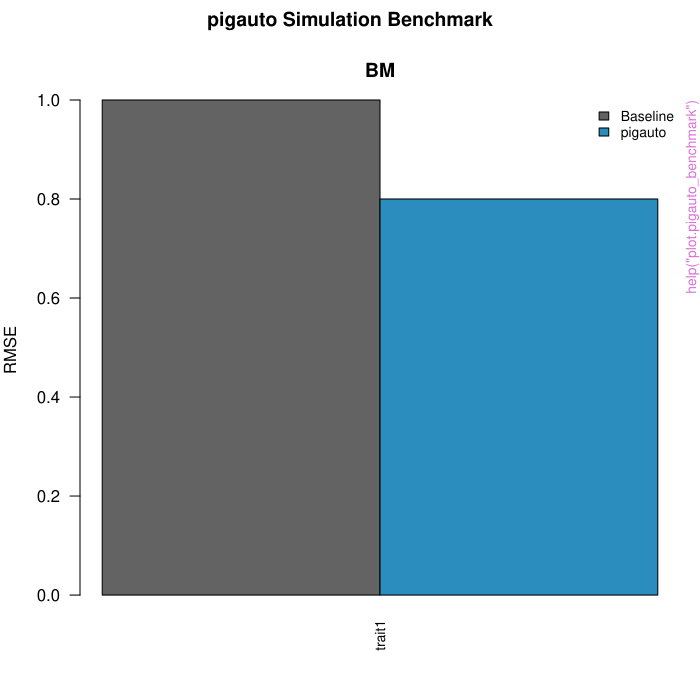

This chart was generated by the following R code:
pkgname <- "pigauto"
source(file.path(R.home("share"), "R", "examples-header.R"))
options(warn = 1)
options(pager = "console")
base::assign(".ExTimings", "pigauto-Ex.timings", pos = 'CheckExEnv')
base::cat("name\tuser\tsystem\telapsed\n", file=base::get(".ExTimings", pos = 'CheckExEnv'))
base::assign(".format_ptime",
function(x) {
  if(!is.na(x[4L])) x[1L] <- x[1L] + x[4L]
  if(!is.na(x[5L])) x[2L] <- x[2L] + x[5L]
  options(OutDec = '.')
  format(x[1L:3L], digits = 7L)
},
pos = 'CheckExEnv')

### * </HEADER>
library('pigauto')

base::assign(".oldSearch", base::search(), pos = 'CheckExEnv')
base::assign(".old_wd", base::getwd(), pos = 'CheckExEnv')
cleanEx()
nameEx("build_phylo_graph")
### * build_phylo_graph

flush(stderr()); flush(stdout())

base::assign(".ptime", proc.time(), pos = "CheckExEnv")
### Name: build_phylo_graph
### Title: Build a phylogenetic graph representation from a tree
### Aliases: build_phylo_graph

### ** Examples

set.seed(1)
tree <- ape::rtree(30)
g <- build_phylo_graph(tree, k_eigen = 4)
dim(g$adj)    # 30 x 30
dim(g$coords) # 30 x 4
dim(g$D)      # 30 x 30



base::assign(".dptime", (proc.time() - get(".ptime", pos = "CheckExEnv")), pos = "CheckExEnv")
base::cat("build_phylo_graph", base::get(".format_ptime", pos = 'CheckExEnv')(get(".dptime", pos = "CheckExEnv")), "\n", file=base::get(".ExTimings", pos = 'CheckExEnv'), append=TRUE, sep="\t")
cleanEx()
nameEx("calibration_df")
### * calibration_df

flush(stderr()); flush(stdout())

base::assign(".ptime", proc.time(), pos = "CheckExEnv")
### Name: calibration_df
### Title: Compute calibration data for probability predictions
### Aliases: calibration_df

### ** Examples

calibration_df(
  truth = c(0, 0, 1, 1),
  prob = c(0.1, 0.3, 0.7, 0.9),
  n_bins = 2
)



base::assign(".dptime", (proc.time() - get(".ptime", pos = "CheckExEnv")), pos = "CheckExEnv")
base::cat("calibration_df", base::get(".format_ptime", pos = 'CheckExEnv')(get(".dptime", pos = "CheckExEnv")), "\n", file=base::get(".ExTimings", pos = 'CheckExEnv'), append=TRUE, sep="\t")
cleanEx()
nameEx("check_pigauto")
### * check_pigauto

flush(stderr()); flush(stdout())

base::assign(".ptime", proc.time(), pos = "CheckExEnv")
### Name: check_pigauto
### Title: Check whether traits and a tree are ready for pigauto
### Aliases: check_pigauto

### ** Examples

## No test: 
tree <- ape::read.tree(text = "((a:1,b:1):1,c:2);")
traits <- data.frame(x = c(1, NA, 3), row.names = tree$tip.label)
check_pigauto(traits, tree)
## End(No test)



base::assign(".dptime", (proc.time() - get(".ptime", pos = "CheckExEnv")), pos = "CheckExEnv")
base::cat("check_pigauto", base::get(".format_ptime", pos = 'CheckExEnv')(get(".dptime", pos = "CheckExEnv")), "\n", file=base::get(".ExTimings", pos = 'CheckExEnv'), append=TRUE, sep="\t")
cleanEx()
nameEx("compare_methods")
### * compare_methods

flush(stderr()); flush(stdout())

base::assign(".ptime", proc.time(), pos = "CheckExEnv")
### Name: compare_methods
### Title: Compare BM baseline and pigauto methods across replicates
### Aliases: compare_methods

### ** Examples

## No test: 
data(avonet300, tree300)
tree <- ape::keep.tip(tree300, tree300$tip.label[seq_len(30L)])
traits <- avonet300[match(tree$tip.label, avonet300$Species_Key),
                     c("Mass", "Wing.Length"), drop = FALSE]
rownames(traits) <- tree$tip.label
torch_ready <- requireNamespace("torch", quietly = TRUE) &&
  isTRUE(tryCatch(torch::torch_is_installed(), error = function(e) FALSE)) &&
  isTRUE(tryCatch({
    probe <- torch::torch_tensor(1)
    as.numeric(probe$item()) == 1
  }, error = function(e) FALSE))
if (torch_ready) {
  cmp <- compare_methods(preprocess_traits(traits, tree), tree, seeds = 1L,
                         epochs = 5L, verbose = FALSE, gnn = TRUE)
  aggregate(value ~ method + trait + metric, data = cmp, FUN = mean)
} else {
  message("Skipping GNN comparison: install torch and its Lantern runtime.")
}
## End(No test)



base::assign(".dptime", (proc.time() - get(".ptime", pos = "CheckExEnv")), pos = "CheckExEnv")
base::cat("compare_methods", base::get(".format_ptime", pos = 'CheckExEnv')(get(".dptime", pos = "CheckExEnv")), "\n", file=base::get(".ExTimings", pos = 'CheckExEnv'), append=TRUE, sep="\t")
cleanEx()
nameEx("completed_data")
### * completed_data

flush(stderr()); flush(stdout())

base::assign(".ptime", proc.time(), pos = "CheckExEnv")
### Name: completed_data
### Title: Extract completed trait data
### Aliases: completed_data

### ** Examples

## Not run: completed_data(result)



base::assign(".dptime", (proc.time() - get(".ptime", pos = "CheckExEnv")), pos = "CheckExEnv")
base::cat("completed_data", base::get(".format_ptime", pos = 'CheckExEnv')(get(".dptime", pos = "CheckExEnv")), "\n", file=base::get(".ExTimings", pos = 'CheckExEnv'), append=TRUE, sep="\t")
cleanEx()
nameEx("confusion_matrix")
### * confusion_matrix

flush(stderr()); flush(stdout())

base::assign(".ptime", proc.time(), pos = "CheckExEnv")
### Name: confusion_matrix
### Title: Compute a confusion matrix for categorical or binary predictions
### Aliases: confusion_matrix

### ** Examples

confusion_matrix(
  truth = c("a", "a", "b", "b"),
  predicted = c("a", "b", "b", "b")
)



base::assign(".dptime", (proc.time() - get(".ptime", pos = "CheckExEnv")), pos = "CheckExEnv")
base::cat("confusion_matrix", base::get(".format_ptime", pos = 'CheckExEnv')(get(".dptime", pos = "CheckExEnv")), "\n", file=base::get(".ExTimings", pos = 'CheckExEnv'), append=TRUE, sep="\t")
cleanEx()
nameEx("cross_validate")
### * cross_validate

flush(stderr()); flush(stdout())

base::assign(".ptime", proc.time(), pos = "CheckExEnv")
### Name: cross_validate
### Title: k-fold cross-validation for pigauto trait imputation
### Aliases: cross_validate

### ** Examples

## No test: 
data(avonet300, tree300, package = "pigauto")
tree <- ape::keep.tip(tree300, tree300$tip.label[seq_len(12L)])
traits <- avonet300[match(tree$tip.label, avonet300$Species_Key),
                     c("Mass", "Wing.Length"), drop = FALSE]
rownames(traits) <- tree$tip.label
cv <- cross_validate(preprocess_traits(traits, tree), tree, k = 3L,
                     seeds = 1L, epochs = 1L, verbose = FALSE,
                     k_eigen = 4L, hidden_dim = 8L,
                     use_transformer_blocks = FALSE)
print(cv)
summary(cv)
## End(No test)



base::assign(".dptime", (proc.time() - get(".ptime", pos = "CheckExEnv")), pos = "CheckExEnv")
base::cat("cross_validate", base::get(".format_ptime", pos = 'CheckExEnv')(get(".dptime", pos = "CheckExEnv")), "\n", file=base::get(".ExTimings", pos = 'CheckExEnv'), append=TRUE, sep="\t")
cleanEx()
nameEx("evaluate")
### * evaluate

flush(stderr()); flush(stdout())

base::assign(".ptime", proc.time(), pos = "CheckExEnv")
### Name: evaluate
### Title: Evaluate a fitted pigauto model on its test set
### Aliases: evaluate

### ** Examples

## No test: 
data(avonet300, tree300)
tree <- ape::keep.tip(tree300, tree300$tip.label[seq_len(30L)])
traits <- avonet300[match(tree$tip.label, avonet300$Species_Key),
                     c("Mass", "Wing.Length"), drop = FALSE]
rownames(traits) <- tree$tip.label
pd <- preprocess_traits(traits, tree)
splits <- make_missing_splits(pd$X_scaled, trait_map = pd$trait_map)
fit <- fit_pigauto(pd, tree, splits = splits, epochs = 5L,
                   verbose = FALSE)
eval_df <- evaluate(fit)
eval_df[eval_df$metric == "rmse", ]
## End(No test)



base::assign(".dptime", (proc.time() - get(".ptime", pos = "CheckExEnv")), pos = "CheckExEnv")
base::cat("evaluate", base::get(".format_ptime", pos = 'CheckExEnv')(get(".dptime", pos = "CheckExEnv")), "\n", file=base::get(".ExTimings", pos = 'CheckExEnv'), append=TRUE, sep="\t")
cleanEx()
nameEx("evaluate_imputation")
### * evaluate_imputation

flush(stderr()); flush(stdout())

base::assign(".ptime", proc.time(), pos = "CheckExEnv")
### Name: evaluate_imputation
### Title: Evaluate imputation performance against known values
### Aliases: evaluate_imputation

### ** Examples

## No test: 
truth <- matrix(c(1, 2, 3, 4), nrow = 2L)
splits <- list(test_idx = 1L, val_idx = 2L, n = 2L, p = 2L)
evaluate_imputation(truth, truth, splits)
## End(No test)



base::assign(".dptime", (proc.time() - get(".ptime", pos = "CheckExEnv")), pos = "CheckExEnv")
base::cat("evaluate_imputation", base::get(".format_ptime", pos = 'CheckExEnv')(get(".dptime", pos = "CheckExEnv")), "\n", file=base::get(".ExTimings", pos = 'CheckExEnv'), append=TRUE, sep="\t")
cleanEx()
nameEx("fit_baseline")
### * fit_baseline

flush(stderr()); flush(stdout())

base::assign(".ptime", proc.time(), pos = "CheckExEnv")
### Name: fit_baseline
### Title: Fit the phylogenetic baseline
### Aliases: fit_baseline

### ** Examples

## No test: 
data(avonet300, tree300, package = "pigauto")
tree <- ape::keep.tip(tree300, tree300$tip.label[seq_len(30L)])
traits <- avonet300[match(tree$tip.label, avonet300$Species_Key),
                     c("Mass", "Wing.Length"), drop = FALSE]
rownames(traits) <- tree$tip.label
pd     <- preprocess_traits(traits, tree)
splits <- make_missing_splits(pd$X_scaled, trait_map = pd$trait_map)
bl     <- fit_baseline(pd, tree, splits)
## End(No test)



base::assign(".dptime", (proc.time() - get(".ptime", pos = "CheckExEnv")), pos = "CheckExEnv")
base::cat("fit_baseline", base::get(".format_ptime", pos = 'CheckExEnv')(get(".dptime", pos = "CheckExEnv")), "\n", file=base::get(".ExTimings", pos = 'CheckExEnv'), append=TRUE, sep="\t")
cleanEx()
nameEx("fit_pigauto")
### * fit_pigauto

flush(stderr()); flush(stdout())

base::assign(".ptime", proc.time(), pos = "CheckExEnv")
### Name: fit_pigauto
### Title: Fit a pigauto model for trait imputation
### Aliases: fit_pigauto

### ** Examples

## No test: 
data(avonet300, tree300)
tree <- ape::keep.tip(tree300, tree300$tip.label[seq_len(30L)])
traits <- avonet300[match(tree$tip.label, avonet300$Species_Key),
                     c("Mass", "Wing.Length"), drop = FALSE]
rownames(traits) <- tree$tip.label
data <- preprocess_traits(traits, tree)
splits <- make_missing_splits(data$X_scaled, trait_map = data$trait_map,
                              seed = 1)
fit <- fit_pigauto(data, tree, splits = splits, epochs = 5L,
                   verbose = FALSE, seed = 1)
## End(No test)



base::assign(".dptime", (proc.time() - get(".ptime", pos = "CheckExEnv")), pos = "CheckExEnv")
base::cat("fit_pigauto", base::get(".format_ptime", pos = 'CheckExEnv')(get(".dptime", pos = "CheckExEnv")), "\n", file=base::get(".ExTimings", pos = 'CheckExEnv'), append=TRUE, sep="\t")
cleanEx()
nameEx("impute")
### * impute

flush(stderr()); flush(stdout())

base::assign(".ptime", proc.time(), pos = "CheckExEnv")
### Name: impute
### Title: Impute missing phylogenetic traits (convenience wrapper)
### Aliases: impute

### ** Examples

## No test: 
data(avonet300, tree300)
tree <- ape::keep.tip(tree300, tree300$tip.label[seq_len(30L)])
df <- avonet300[match(tree$tip.label, avonet300$Species_Key),
                c("Mass", "Wing.Length"), drop = FALSE]
rownames(df) <- tree$tip.label
df$Mass[seq_len(3L)] <- NA_real_
result <- impute(df, tree, epochs = 5L, verbose = FALSE)
head(result$completed)
## End(No test)



base::assign(".dptime", (proc.time() - get(".ptime", pos = "CheckExEnv")), pos = "CheckExEnv")
base::cat("impute", base::get(".format_ptime", pos = 'CheckExEnv')(get(".dptime", pos = "CheckExEnv")), "\n", file=base::get(".ExTimings", pos = 'CheckExEnv'), append=TRUE, sep="\t")
cleanEx()
nameEx("load_pigauto")
### * load_pigauto

flush(stderr()); flush(stdout())

base::assign(".ptime", proc.time(), pos = "CheckExEnv")
### Name: load_pigauto
### Title: Load a saved pigauto model
### Aliases: load_pigauto

### ** Examples

## No test: 
data(avonet300, tree300)
tree <- ape::keep.tip(tree300, tree300$tip.label[seq_len(30L)])
traits <- avonet300[match(tree$tip.label, avonet300$Species_Key),
                     c("Mass", "Wing.Length"), drop = FALSE]
rownames(traits) <- tree$tip.label
traits$Mass[seq_len(3L)] <- NA_real_
fit <- impute(traits, tree, epochs = 5L, verbose = FALSE)$fit
path <- tempfile(fileext = ".pigauto")
save_pigauto(fit, path)
pred <- predict(load_pigauto(path))
## End(No test)



base::assign(".dptime", (proc.time() - get(".ptime", pos = "CheckExEnv")), pos = "CheckExEnv")
base::cat("load_pigauto", base::get(".format_ptime", pos = 'CheckExEnv')(get(".dptime", pos = "CheckExEnv")), "\n", file=base::get(".ExTimings", pos = 'CheckExEnv'), append=TRUE, sep="\t")
cleanEx()
nameEx("make_missing_splits")
### * make_missing_splits

flush(stderr()); flush(stdout())

base::assign(".ptime", proc.time(), pos = "CheckExEnv")
### Name: make_missing_splits
### Title: Split cells into train/val/test for imputation evaluation
### Aliases: make_missing_splits

### ** Examples

X <- matrix(rnorm(100), nrow = 20)
splits <- make_missing_splits(X, missing_frac = 0.25, seed = 1)
length(splits$val_idx)

# MAR: missingness depends on another trait
splits_mar <- make_missing_splits(X, mechanism = "MAR_trait",
  mechanism_args = list(driver_col = 1, beta = 2))



base::assign(".dptime", (proc.time() - get(".ptime", pos = "CheckExEnv")), pos = "CheckExEnv")
base::cat("make_missing_splits", base::get(".format_ptime", pos = 'CheckExEnv')(get(".dptime", pos = "CheckExEnv")), "\n", file=base::get(".ExTimings", pos = 'CheckExEnv'), append=TRUE, sep="\t")
cleanEx()
nameEx("mask_missing")
### * mask_missing

flush(stderr()); flush(stdout())

base::assign(".ptime", proc.time(), pos = "CheckExEnv")
### Name: mask_missing
### Title: Create an observed/missing mask matrix
### Aliases: mask_missing

### ** Examples

X <- matrix(c(1, NA, 3, 4), nrow = 2)
mask_missing(X)



base::assign(".dptime", (proc.time() - get(".ptime", pos = "CheckExEnv")), pos = "CheckExEnv")
base::cat("mask_missing", base::get(".format_ptime", pos = 'CheckExEnv')(get(".dptime", pos = "CheckExEnv")), "\n", file=base::get(".ExTimings", pos = 'CheckExEnv'), append=TRUE, sep="\t")
cleanEx()
nameEx("multi_impute")
### * multi_impute

flush(stderr()); flush(stdout())

base::assign(".ptime", proc.time(), pos = "CheckExEnv")
### Name: multi_impute
### Title: Generate experimental stochastic completion datasets
### Aliases: multi_impute

### ** Examples

## No test: 
library(pigauto)
data(avonet300, tree300)
tree <- ape::keep.tip(tree300, tree300$tip.label[seq_len(30L)])
df <- avonet300[match(tree$tip.label, avonet300$Species_Key),
                c("Mass", "Wing.Length"), drop = FALSE]
rownames(df) <- tree$tip.label
df$Mass[seq_len(3L)] <- NA_real_
mi <- multi_impute(df, tree, m = 2L, draws_method = "conformal",
                   epochs = 5L, verbose = FALSE)
print(mi)
lapply(mi$datasets, head)
## End(No test)




base::assign(".dptime", (proc.time() - get(".ptime", pos = "CheckExEnv")), pos = "CheckExEnv")
base::cat("multi_impute", base::get(".format_ptime", pos = 'CheckExEnv')(get(".dptime", pos = "CheckExEnv")), "\n", file=base::get(".ExTimings", pos = 'CheckExEnv'), append=TRUE, sep="\t")
cleanEx()
nameEx("multi_impute_analysis")
### * multi_impute_analysis

flush(stderr()); flush(stdout())

base::assign(".ptime", proc.time(), pos = "CheckExEnv")
### Name: multi_impute_analysis
### Title: Analysis-aware multiple imputation for narrow regression models
### Aliases: multi_impute_analysis

### ** Examples

set.seed(11)
dat <- data.frame(
  y = stats::rnorm(80),
  x = stats::rnorm(80),
  z = stats::rnorm(80)
)
dat$x[seq(4, 80, by = 5)] <- NA_real_
mi <- multi_impute_analysis(
  dat, y ~ x + z, missing = "x", model = "lm", m = 5, seed = 12
)
fits <- with_imputations(
  mi, function(d) stats::lm(y ~ x + z, data = d), .progress = FALSE
)
pool_mi(fits)




base::assign(".dptime", (proc.time() - get(".ptime", pos = "CheckExEnv")), pos = "CheckExEnv")
base::cat("multi_impute_analysis", base::get(".format_ptime", pos = 'CheckExEnv')(get(".dptime", pos = "CheckExEnv")), "\n", file=base::get(".ExTimings", pos = 'CheckExEnv'), append=TRUE, sep="\t")
cleanEx()
nameEx("multi_impute_trees")
### * multi_impute_trees

flush(stderr()); flush(stdout())

base::assign(".ptime", proc.time(), pos = "CheckExEnv")
### Name: multi_impute_trees
### Title: Posterior-tree prediction sensitivity
### Aliases: multi_impute_trees

### ** Examples

## No test: 
data(avonet300, tree300)
tree <- ape::keep.tip(tree300, tree300$tip.label[seq_len(30L)])
trees <- structure(list(tree, tree), class = "multiPhylo")
df <- avonet300[match(tree$tip.label, avonet300$Species_Key),
                c("Mass", "Wing.Length"), drop = FALSE]
rownames(df) <- tree$tip.label
df$Mass[seq_len(3L)] <- NA_real_
mi <- multi_impute_trees(df, trees, m_per_tree = 1L, epochs = 5L,
                         verbose = FALSE)
print(mi)
mass_by_tree <- vapply(mi$datasets, function(dat) dat$Mass,
                       numeric(nrow(df)))
apply(mass_by_tree, 1L, stats::sd)
## End(No test)




base::assign(".dptime", (proc.time() - get(".ptime", pos = "CheckExEnv")), pos = "CheckExEnv")
base::cat("multi_impute_trees", base::get(".format_ptime", pos = 'CheckExEnv')(get(".dptime", pos = "CheckExEnv")), "\n", file=base::get(".ExTimings", pos = 'CheckExEnv'), append=TRUE, sep="\t")
cleanEx()
nameEx("pigauto_report")
### * pigauto_report

flush(stderr()); flush(stdout())

base::assign(".ptime", proc.time(), pos = "CheckExEnv")
### Name: pigauto_report
### Title: Generate an HTML imputation report from a pigauto fit
### Aliases: pigauto_report

### ** Examples

## No test: 
data(avonet300, tree300)
tree <- ape::keep.tip(tree300, tree300$tip.label[seq_len(30L)])
traits <- avonet300[match(tree$tip.label, avonet300$Species_Key),
                     c("Mass", "Wing.Length"), drop = FALSE]
rownames(traits) <- tree$tip.label
traits$Mass[seq_len(3L)] <- NA_real_
result <- impute(traits, tree, epochs = 5L, verbose = FALSE)
pigauto_report(result, output_path = tempfile(fileext = ".html"),
               open = FALSE)
## End(No test)



base::assign(".dptime", (proc.time() - get(".ptime", pos = "CheckExEnv")), pos = "CheckExEnv")
base::cat("pigauto_report", base::get(".format_ptime", pos = 'CheckExEnv')(get(".dptime", pos = "CheckExEnv")), "\n", file=base::get(".ExTimings", pos = 'CheckExEnv'), append=TRUE, sep="\t")
cleanEx()
nameEx("plot.pigauto_benchmark")
### * plot.pigauto_benchmark

flush(stderr()); flush(stdout())

base::assign(".ptime", proc.time(), pos = "CheckExEnv")
### Name: plot.pigauto_benchmark
### Title: Plot a pigauto benchmark
### Aliases: plot.pigauto_benchmark

### ** Examples

benchmark <- structure(list(summary = data.frame(
  scenario = rep("BM", 2), trait = rep("trait1", 2),
  method = c("baseline", "pigauto"), metric = rep("rmse", 2),
  mean = c(1, 0.8)
)), class = "pigauto_benchmark")
plot(benchmark)



base::assign(".dptime", (proc.time() - get(".ptime", pos = "CheckExEnv")), pos = "CheckExEnv")
base::cat("plot.pigauto_benchmark", base::get(".format_ptime", pos = 'CheckExEnv')(get(".dptime", pos = "CheckExEnv")), "\n", file=base::get(".ExTimings", pos = 'CheckExEnv'), append=TRUE, sep="\t")
cleanEx()
nameEx("plot.pigauto_fit")
### * plot.pigauto_fit

flush(stderr()); flush(stdout())

base::assign(".ptime", proc.time(), pos = "CheckExEnv")
### Name: plot.pigauto_fit
### Title: Plot diagnostics for a fitted pigauto model
### Aliases: plot.pigauto_fit

### ** Examples

## No test: 
data(avonet300, tree300)
tree <- ape::keep.tip(tree300, tree300$tip.label[seq_len(30L)])
traits <- avonet300[match(tree$tip.label, avonet300$Species_Key),
                     c("Mass", "Wing.Length"), drop = FALSE]
rownames(traits) <- tree$tip.label
data <- preprocess_traits(traits, tree)
splits <- make_missing_splits(data$X_scaled, trait_map = data$trait_map)
# The package default disables the optional GNN, so this example works
# without torch or its Lantern runtime.
fit <- fit_pigauto(data, tree, splits = splits, epochs = 5L,
                   eval_every = 1L, verbose = FALSE, gnn = FALSE)
plot(fit)
plot(fit, type = "gates")
plot(fit, type = "conformal")
## End(No test)



base::assign(".dptime", (proc.time() - get(".ptime", pos = "CheckExEnv")), pos = "CheckExEnv")
base::cat("plot.pigauto_fit", base::get(".format_ptime", pos = 'CheckExEnv')(get(".dptime", pos = "CheckExEnv")), "\n", file=base::get(".ExTimings", pos = 'CheckExEnv'), append=TRUE, sep="\t")
cleanEx()
nameEx("plot.pigauto_pred")
### * plot.pigauto_pred

flush(stderr()); flush(stdout())

base::assign(".ptime", proc.time(), pos = "CheckExEnv")
### Name: plot.pigauto_pred
### Title: Plot predictions from a pigauto model
### Aliases: plot.pigauto_pred

### ** Examples

## No test: 
data(avonet300, tree300)
tree <- ape::keep.tip(tree300, tree300$tip.label[seq_len(30L)])
traits <- avonet300[match(tree$tip.label, avonet300$Species_Key),
                     c("Mass", "Wing.Length"), drop = FALSE]
rownames(traits) <- tree$tip.label
traits$Mass[seq_len(3L)] <- NA_real_
pred <- impute(traits, tree, epochs = 5L, verbose = FALSE)$prediction
plot(pred)
plot(pred, type = "scatter", data = traits)
plot(pred, type = "intervals", trait = "Mass")
## End(No test)



base::assign(".dptime", (proc.time() - get(".ptime", pos = "CheckExEnv")), pos = "CheckExEnv")
base::cat("plot.pigauto_pred", base::get(".format_ptime", pos = 'CheckExEnv')(get(".dptime", pos = "CheckExEnv")), "\n", file=base::get(".ExTimings", pos = 'CheckExEnv'), append=TRUE, sep="\t")
cleanEx()
nameEx("plot_comparison")
### * plot_comparison

flush(stderr()); flush(stdout())

base::assign(".ptime", proc.time(), pos = "CheckExEnv")
### Name: plot_comparison
### Title: Forest-plot style comparison of benchmark results
### Aliases: plot_comparison

### ** Examples

## No test: 
results <- data.frame(
  trait = rep("Mass", 2L), type = rep("continuous", 2L),
  metric = rep("rmse", 2L), method = c("baseline", "pigauto"),
  value = c(1, 0.8)
)
plot_comparison(results)
plot_comparison(results, metric = "rmse")
## End(No test)



base::assign(".dptime", (proc.time() - get(".ptime", pos = "CheckExEnv")), pos = "CheckExEnv")
base::cat("plot_comparison", base::get(".format_ptime", pos = 'CheckExEnv')(get(".dptime", pos = "CheckExEnv")), "\n", file=base::get(".ExTimings", pos = 'CheckExEnv'), append=TRUE, sep="\t")
cleanEx()
nameEx("plot_history_gg")
### * plot_history_gg

flush(stderr()); flush(stdout())

base::assign(".ptime", proc.time(), pos = "CheckExEnv")
### Name: plot_history_gg
### Title: Plot training history (ggplot2, deprecated)
### Aliases: plot_history_gg

### ** Examples

fit <- structure(
  list(history = data.frame(epoch = 1:3, val_loss = c(1, 0.7, 0.5))),
  class = "pigauto_fit"
)
plot_history_gg(fit)



base::assign(".dptime", (proc.time() - get(".ptime", pos = "CheckExEnv")), pos = "CheckExEnv")
base::cat("plot_history_gg", base::get(".format_ptime", pos = 'CheckExEnv')(get(".dptime", pos = "CheckExEnv")), "\n", file=base::get(".ExTimings", pos = 'CheckExEnv'), append=TRUE, sep="\t")
cleanEx()
nameEx("plot_uncertainty")
### * plot_uncertainty

flush(stderr()); flush(stdout())

base::assign(".ptime", proc.time(), pos = "CheckExEnv")
### Name: plot_uncertainty
### Title: Plot uncertainty ribbons for imputed trait values
### Aliases: plot_uncertainty

### ** Examples

pred <- list(
  imputed = data.frame(mass = c(10, 12, 15)),
  se = matrix(c(1, 1.5, 2), ncol = 1,
              dimnames = list(NULL, "mass"))
)
plot_uncertainty(pred, trait_name = "mass")



base::assign(".dptime", (proc.time() - get(".ptime", pos = "CheckExEnv")), pos = "CheckExEnv")
base::cat("plot_uncertainty", base::get(".format_ptime", pos = 'CheckExEnv')(get(".dptime", pos = "CheckExEnv")), "\n", file=base::get(".ExTimings", pos = 'CheckExEnv'), append=TRUE, sep="\t")
cleanEx()
nameEx("pool_mi")
### * pool_mi

flush(stderr()); flush(stdout())

base::assign(".ptime", proc.time(), pos = "CheckExEnv")
### Name: pool_mi
### Title: Pool downstream model fits across multiple imputations (Rubin's
###   rules)
### Aliases: pool_mi

### ** Examples

## No test: 
dat <- data.frame(y = stats::rnorm(30L), x = stats::rnorm(30L),
                  z = stats::rnorm(30L))
dat$x[seq(3L, 30L, by = 5L)] <- NA_real_
mi <- multi_impute_analysis(
  data = dat, formula = y ~ x + z, missing = "x",
  model = "lm", m = 2L
)
fits <- with_imputations(mi, function(d) lm(y ~ x + z, data = d))
pool_mi(fits)
## End(No test)




base::assign(".dptime", (proc.time() - get(".ptime", pos = "CheckExEnv")), pos = "CheckExEnv")
base::cat("pool_mi", base::get(".format_ptime", pos = 'CheckExEnv')(get(".dptime", pos = "CheckExEnv")), "\n", file=base::get(".ExTimings", pos = 'CheckExEnv'), append=TRUE, sep="\t")
cleanEx()
nameEx("predict.pigauto_fit")
### * predict.pigauto_fit

flush(stderr()); flush(stdout())

base::assign(".ptime", proc.time(), pos = "CheckExEnv")
### Name: predict.pigauto_fit
### Title: Impute missing traits using a fitted pigauto model
### Aliases: predict.pigauto_fit

### ** Examples

## No test: 
data(avonet300, tree300)
tree <- ape::keep.tip(tree300, tree300$tip.label[seq_len(30L)])
traits <- avonet300[match(tree$tip.label, avonet300$Species_Key),
                     c("Mass", "Wing.Length"), drop = FALSE]
rownames(traits) <- tree$tip.label
data <- preprocess_traits(traits, tree)
splits <- make_missing_splits(data$X_scaled, trait_map = data$trait_map)
fit <- fit_pigauto(data, tree, splits = splits, epochs = 5L,
                   verbose = FALSE)
pred <- predict(fit, return_se = TRUE)
pred$imputed
pred$se
pred$probabilities
pred2 <- predict(fit, n_imputations = 2L)
pred2$imputed_datasets
## End(No test)



base::assign(".dptime", (proc.time() - get(".ptime", pos = "CheckExEnv")), pos = "CheckExEnv")
base::cat("predict.pigauto_fit", base::get(".format_ptime", pos = 'CheckExEnv')(get(".dptime", pos = "CheckExEnv")), "\n", file=base::get(".ExTimings", pos = 'CheckExEnv'), append=TRUE, sep="\t")
cleanEx()
nameEx("preprocess_traits")
### * preprocess_traits

flush(stderr()); flush(stdout())

base::assign(".ptime", proc.time(), pos = "CheckExEnv")
### Name: preprocess_traits
### Title: Preprocess trait data: align to tree, encode into latent space
### Aliases: preprocess_traits

### ** Examples

# Single-obs per species (backward compatible)
data(avonet300, tree300, package = "pigauto")
traits <- avonet300
rownames(traits) <- traits$Species_Key
traits$Species_Key <- NULL
pd <- preprocess_traits(traits, tree300)
dim(pd$X_scaled)   # 300 x p_latent

# Multi-obs per species (via species_col)
pd2 <- preprocess_traits(avonet300, tree300, species_col = "Species_Key")
pd2$n_obs      # number of observations
pd2$n_species  # number of unique species




base::assign(".dptime", (proc.time() - get(".ptime", pos = "CheckExEnv")), pos = "CheckExEnv")
base::cat("preprocess_traits", base::get(".format_ptime", pos = 'CheckExEnv')(get(".dptime", pos = "CheckExEnv")), "\n", file=base::get(".ExTimings", pos = 'CheckExEnv'), append=TRUE, sep="\t")
cleanEx()
nameEx("pull_gbif_centroids")
### * pull_gbif_centroids

flush(stderr()); flush(stdout())

base::assign(".ptime", proc.time(), pos = "CheckExEnv")
### Name: pull_gbif_centroids
### Title: Fetch species range-centroid covariates from GBIF
### Aliases: pull_gbif_centroids

### ** Examples

## Don't show: 
if (interactive()) withAutoprint({ # examplesIf
## End(Don't show)
sp <- c("Quercus alba", "Pinus taeda", "Acer saccharum")
cov <- pull_gbif_centroids(sp, cache_dir = "script/data-cache/gbif")
cov_num <- cov[, c("centroid_lat", "centroid_lon"), drop = FALSE]
## Don't show: 
}) # examplesIf
## End(Don't show)



base::assign(".dptime", (proc.time() - get(".ptime", pos = "CheckExEnv")), pos = "CheckExEnv")
base::cat("pull_gbif_centroids", base::get(".format_ptime", pos = 'CheckExEnv')(get(".dptime", pos = "CheckExEnv")), "\n", file=base::get(".ExTimings", pos = 'CheckExEnv'), append=TRUE, sep="\t")
cleanEx()
nameEx("pull_worldclim_per_species")
### * pull_worldclim_per_species

flush(stderr()); flush(stdout())

base::assign(".ptime", proc.time(), pos = "CheckExEnv")
### Name: pull_worldclim_per_species
### Title: Fetch per-species bioclim covariates from WorldClim v2.1
### Aliases: pull_worldclim_per_species

### ** Examples

## Don't show: 
if (interactive()) withAutoprint({ # examplesIf
## End(Don't show)
sp <- c("Quercus alba", "Pinus taeda", "Acer saccharum")
gbif_df <- pull_gbif_centroids(sp,
  cache_dir = "script/data-cache/gbif")
wc_df   <- pull_worldclim_per_species(
  species             = sp,
  gbif_cache_dir      = "script/data-cache/gbif",
  worldclim_cache_dir = "script/data-cache/worldclim")
# Combine for impute()
cov <- cbind(gbif_df[, c("centroid_lat", "centroid_lon")],
             wc_df[, grep("^bio", colnames(wc_df))])
## Don't show: 
}) # examplesIf
## End(Don't show)



base::assign(".dptime", (proc.time() - get(".ptime", pos = "CheckExEnv")), pos = "CheckExEnv")
base::cat("pull_worldclim_per_species", base::get(".format_ptime", pos = 'CheckExEnv')(get(".dptime", pos = "CheckExEnv")), "\n", file=base::get(".ExTimings", pos = 'CheckExEnv'), append=TRUE, sep="\t")
cleanEx()
nameEx("read_traits")
### * read_traits

flush(stderr()); flush(stdout())

base::assign(".ptime", proc.time(), pos = "CheckExEnv")
### Name: read_traits
### Title: Read trait data from a CSV file or data frame
### Aliases: read_traits

### ** Examples

df <- data.frame(species = c("Sp_a", "Sp_b"), mass = c(10, 20))
traits <- read_traits(df, species_col = "species")



base::assign(".dptime", (proc.time() - get(".ptime", pos = "CheckExEnv")), pos = "CheckExEnv")
base::cat("read_traits", base::get(".format_ptime", pos = 'CheckExEnv')(get(".dptime", pos = "CheckExEnv")), "\n", file=base::get(".ExTimings", pos = 'CheckExEnv'), append=TRUE, sep="\t")
cleanEx()
nameEx("read_tree")
### * read_tree

flush(stderr()); flush(stdout())

base::assign(".ptime", proc.time(), pos = "CheckExEnv")
### Name: read_tree
### Title: Read a phylogenetic tree from a file
### Aliases: read_tree

### ** Examples

## No test: 
path <- tempfile(fileext = ".tre")
ape::write.tree(ape::rtree(10L), path)
tree <- read_tree(path)
## End(No test)



base::assign(".dptime", (proc.time() - get(".ptime", pos = "CheckExEnv")), pos = "CheckExEnv")
base::cat("read_tree", base::get(".format_ptime", pos = 'CheckExEnv')(get(".dptime", pos = "CheckExEnv")), "\n", file=base::get(".ExTimings", pos = 'CheckExEnv'), append=TRUE, sep="\t")
cleanEx()
nameEx("save_pigauto")
### * save_pigauto

flush(stderr()); flush(stdout())

base::assign(".ptime", proc.time(), pos = "CheckExEnv")
### Name: save_pigauto
### Title: Save a fitted pigauto model
### Aliases: save_pigauto

### ** Examples

## No test: 
data(avonet300, tree300)
tree <- ape::keep.tip(tree300, tree300$tip.label[seq_len(30L)])
traits <- avonet300[match(tree$tip.label, avonet300$Species_Key),
                     c("Mass", "Wing.Length"), drop = FALSE]
rownames(traits) <- tree$tip.label
traits$Mass[seq_len(3L)] <- NA_real_
fit <- impute(traits, tree, epochs = 5L, verbose = FALSE)$fit
path <- tempfile(fileext = ".pigauto")
save_pigauto(fit, path)
fit2 <- load_pigauto(path)
## End(No test)



base::assign(".dptime", (proc.time() - get(".ptime", pos = "CheckExEnv")), pos = "CheckExEnv")
base::cat("save_pigauto", base::get(".format_ptime", pos = 'CheckExEnv')(get(".dptime", pos = "CheckExEnv")), "\n", file=base::get(".ExTimings", pos = 'CheckExEnv'), append=TRUE, sep="\t")
cleanEx()
nameEx("simulate_benchmark")
### * simulate_benchmark

flush(stderr()); flush(stdout())

base::assign(".ptime", proc.time(), pos = "CheckExEnv")
### Name: simulate_benchmark
### Title: Run a simulation benchmark for pigauto
### Aliases: simulate_benchmark

### ** Examples

## No test: 
bench <- simulate_benchmark(n_species = 20L, n_traits = 2L,
                            scenarios = "BM", epochs = 5L, n_reps = 1L,
                            verbose = FALSE, gnn = FALSE)
bench$summary
plot(bench)
## End(No test)



base::assign(".dptime", (proc.time() - get(".ptime", pos = "CheckExEnv")), pos = "CheckExEnv")
base::cat("simulate_benchmark", base::get(".format_ptime", pos = 'CheckExEnv')(get(".dptime", pos = "CheckExEnv")), "\n", file=base::get(".ExTimings", pos = 'CheckExEnv'), append=TRUE, sep="\t")
cleanEx()
nameEx("simulate_non_bm")
### * simulate_non_bm

flush(stderr()); flush(stdout())

base::assign(".ptime", proc.time(), pos = "CheckExEnv")
### Name: simulate_non_bm
### Title: Simulate non-BM trait data for benchmarking
### Aliases: simulate_non_bm

### ** Examples

tree <- ape::rtree(12)
traits <- simulate_non_bm(tree, n_traits = 2, scenario = "OU", seed = 1)
head(traits)



base::assign(".dptime", (proc.time() - get(".ptime", pos = "CheckExEnv")), pos = "CheckExEnv")
base::cat("simulate_non_bm", base::get(".format_ptime", pos = 'CheckExEnv')(get(".dptime", pos = "CheckExEnv")), "\n", file=base::get(".ExTimings", pos = 'CheckExEnv'), append=TRUE, sep="\t")
cleanEx()
nameEx("suggest_next_observation")
### * suggest_next_observation

flush(stderr()); flush(stdout())

base::assign(".ptime", proc.time(), pos = "CheckExEnv")
### Name: suggest_next_observation
### Title: Suggest model-based candidate observations
### Aliases: suggest_next_observation

### ** Examples

## No test: 
data(avonet300, tree300, package = "pigauto")
tree <- ape::keep.tip(tree300, tree300$tip.label[seq_len(30L)])
traits <- avonet300[match(tree$tip.label, avonet300$Species_Key),
                     c("Mass", "Wing.Length"), drop = FALSE]
rownames(traits) <- tree$tip.label
traits$Mass[seq_len(3L)] <- NA_real_
res <- impute(traits, tree, epochs = 5L, verbose = FALSE)
suggest_next_observation(res, top_n = 5L)
suggest_next_observation(res, top_n = 5L, by = "species")
## End(No test)



base::assign(".dptime", (proc.time() - get(".ptime", pos = "CheckExEnv")), pos = "CheckExEnv")
base::cat("suggest_next_observation", base::get(".format_ptime", pos = 'CheckExEnv')(get(".dptime", pos = "CheckExEnv")), "\n", file=base::get(".ExTimings", pos = 'CheckExEnv'), append=TRUE, sep="\t")
cleanEx()
nameEx("summary.pigauto_fit")
### * summary.pigauto_fit

flush(stderr()); flush(stdout())

base::assign(".ptime", proc.time(), pos = "CheckExEnv")
### Name: summary.pigauto_fit
### Title: Summary method for pigauto_fit objects
### Aliases: summary.pigauto_fit

### ** Examples

## No test: 
data(avonet300, tree300)
tree <- ape::keep.tip(tree300, tree300$tip.label[seq_len(30L)])
traits <- avonet300[match(tree$tip.label, avonet300$Species_Key),
                     c("Mass", "Wing.Length"), drop = FALSE]
rownames(traits) <- tree$tip.label
pd <- preprocess_traits(traits, tree)
splits <- make_missing_splits(pd$X_scaled, trait_map = pd$trait_map)
fit <- fit_pigauto(pd, tree, splits = splits, epochs = 5L,
                   verbose = FALSE)
summary(fit, data = pd)
## End(No test)



base::assign(".dptime", (proc.time() - get(".ptime", pos = "CheckExEnv")), pos = "CheckExEnv")
base::cat("summary.pigauto_fit", base::get(".format_ptime", pos = 'CheckExEnv')(get(".dptime", pos = "CheckExEnv")), "\n", file=base::get(".ExTimings", pos = 'CheckExEnv'), append=TRUE, sep="\t")
cleanEx()
nameEx("with_imputations")
### * with_imputations

flush(stderr()); flush(stdout())

base::assign(".ptime", proc.time(), pos = "CheckExEnv")
### Name: with_imputations
### Title: Fit a downstream model on every imputed dataset
### Aliases: with_imputations

### ** Examples

## No test: 
dat <- data.frame(y = stats::rnorm(30L), x = stats::rnorm(30L),
                  z = stats::rnorm(30L))
dat$x[seq(3L, 30L, by = 5L)] <- NA_real_
mi <- multi_impute_analysis(
  data = dat, formula = y ~ x + z, missing = "x",
  model = "lm", m = 2L
)
fits <- with_imputations(mi, function(d) stats::lm(y ~ x + z, data = d))
pool_mi(fits)
## End(No test)




base::assign(".dptime", (proc.time() - get(".ptime", pos = "CheckExEnv")), pos = "CheckExEnv")
base::cat("with_imputations", base::get(".format_ptime", pos = 'CheckExEnv')(get(".dptime", pos = "CheckExEnv")), "\n", file=base::get(".ExTimings", pos = 'CheckExEnv'), append=TRUE, sep="\t")
### * <FOOTER>
###
cleanEx()
options(digits = 7L)
base::cat("Time elapsed: ", proc.time() - base::get("ptime", pos = 'CheckExEnv'),"\n")
grDevices::dev.off()
###
### Local variables: ***
### mode: outline-minor ***
### outline-regexp: "\\(> \\)?### [*]+" ***
### End: ***
quit('no')
